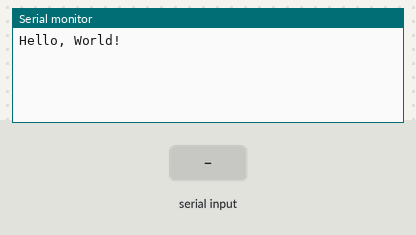
Recording of a sketch running on a simulated Arduino Uno, built with avr-gcc and run on an emulated ATmega328P. On the bench: the last lines printed to the serial monitor. The test bench sets the inputs (shaded band).

Above: at 1.2 s.
1.3 s: "1" received over Serial
At 2.8 s:
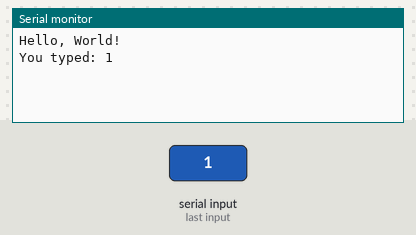
3.8 s: "0" received over Serial
At 5.2 s:
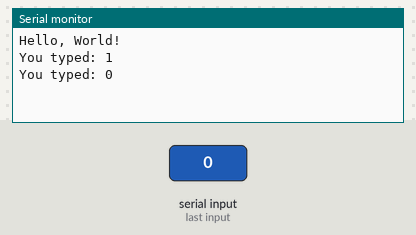
5.3 s: "2" received over Serial
At 7.1 s:
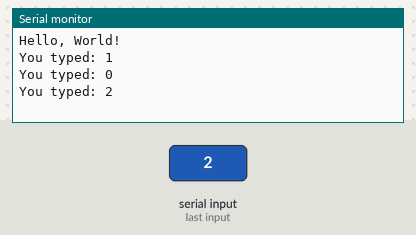

Measured:
- after the input at 1.3 s, the serial monitor: prints a new line after 1.0 s (image 1)
- after the input at 3.8 s, the serial monitor: prints a new line after 1.0 s (image 2)
- after the input at 5.3 s, the serial monitor: prints a new line after 1.0 s (image 3)

The sketch:

hello-rw.ino.ino
```cpp
void setup() {
  Serial.begin(9600);       // Start serial communication at 9600 baud
  Serial.println("Hello, World!"); // Print once on startup
}

void loop() {
  if (Serial.available() > 0) {           // If input is available
    String input = Serial.readString();   // Read the full input
    Serial.print("You typed: ");          // Echo response
    Serial.println(input);
  }
}
```
